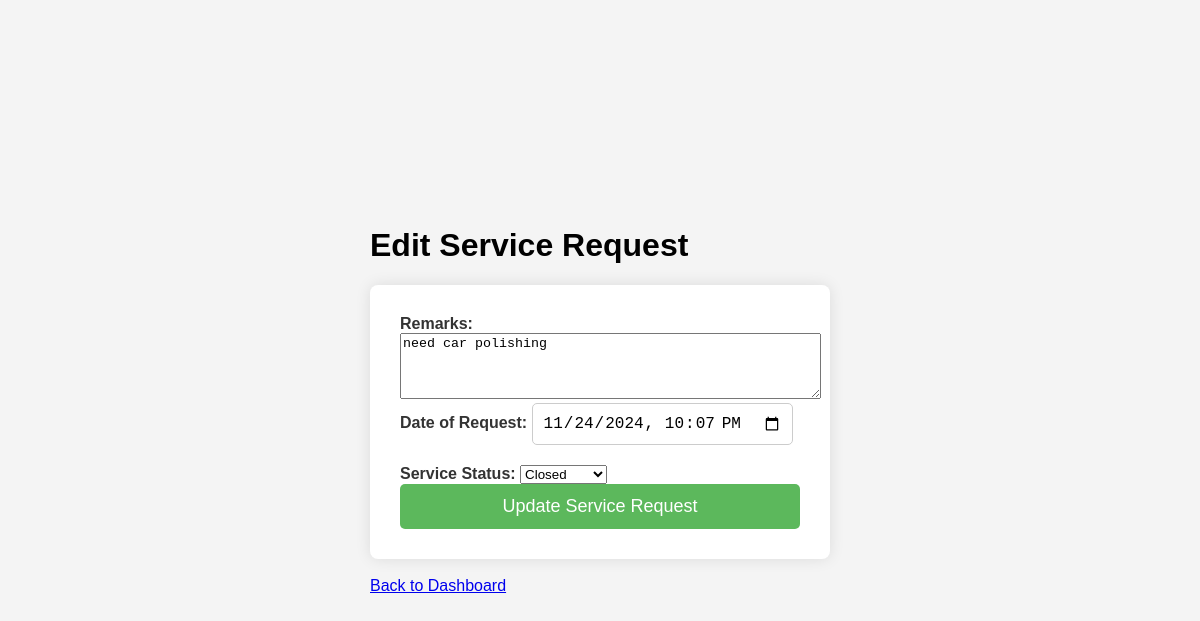
/customer/service/edit/2, run on the app's committed database.
### model/model.py (models this page shows)
class ServiceRequest(db.Model):
    id = db.Column(db.Integer, primary_key=True, autoincrement=True)
    service_id = db.Column(db.Integer, db.ForeignKey("service.id"), nullable=False)
    customer_id = db.Column(db.Integer, db.ForeignKey("customer.id"), nullable=False)
    professional_id = db.Column(db.Integer, db.ForeignKey("service_professional.id"), nullable=True)
    date_of_request = db.Column(db.DateTime, nullable=False)
    date_of_completion = db.Column(db.DateTime, nullable=True)
    service_status = db.Column(db.String(50), default="requested", nullable=False)
    remarks = db.Column(db.Text, nullable=True)

### app.py (the view, shortened to what this page needs)
@app.route("/customer/service/edit/<int:request_id>", methods=["GET", "POST"])
def edit_service_request(request_id):
    service_request = ServiceRequest.query.get(request_id)
    if not service_request:
        flash("Service request not found.")
        return redirect(url_for("customer_dashboard"))
    return render_template("edit_service_request.html", service_request=service_request)

### Templates/edit_service_request.html (shortened to what this page needs)
<!DOCTYPE html>
<html lang="en">
<head>
    <link rel="stylesheet" href="{{ url_for('static', filename='edit_service.css') }}">
</head>
<body>
    <div class="container">
        <h1>Edit Service Request</h1>
        <form method="POST" action="{{ url_for('edit_service_request', request_id=service_request.id) }}">
            <div class="form-group">
                <label for="remarks">Remarks:</label>
                <textarea name="remarks" id="remarks" rows="4" cols="50" required>{{ service_request.remarks }}</textarea>
            </div>
            <div class="form-group">
                <label for="date_of_request">Date of Request:</label>
                <input type="datetime-local" name="date_of_request" id="date_of_request" value="{{ service_request.date_of_request.strftime('%Y-%m-%dT%H:%M') }}" required>
            </div>
            <div class="form-group">
                <label for="service_status">Service Status:</label>
                <select name="service_status" id="service_status">
                    <option value="closed" {% if service_request.service_status == 'closed' %}selected{% endif %}>Closed</option>
                </select>
            </div>
            <button type="submit">Update Service Request</button>
        </form>
        <br>
        <a href="{{ url_for('customer_dashboard') }}">Back to Dashboard</a>
    </div>
</body>
</html>

### static/edit_service.css (style rules this page uses)
body { font-family: Arial, sans-serif; background-color: #f4f4f4; display: flex; justify-content: center; align-items: center; height: 100vh; margin: 0; }
form { background-color: #ffffff; padding: 30px; border-radius: 8px; box-shadow: 0 0 15px rgba(0, 0, 0, 0.1); width: 100%; max-width: 400px; display: flex; flex-direction: column; }
label { margin-bottom: 8px; font-weight: bold; color: #333; }
input { padding: 10px; margin-bottom: 20px; border: 1px solid #ccc; border-radius: 5px; font-size: 16px; }
button { background-color: #5cb85c; color: #ffffff; border: none; padding: 12px; border-radius: 5px; font-size: 18px; cursor: pointer; transition: background-color 0.3s; }

### data on the page
ServiceRequest: remarks "need car polishing", date_of_request "11/24/2024 22:07", service_status "Closed"
